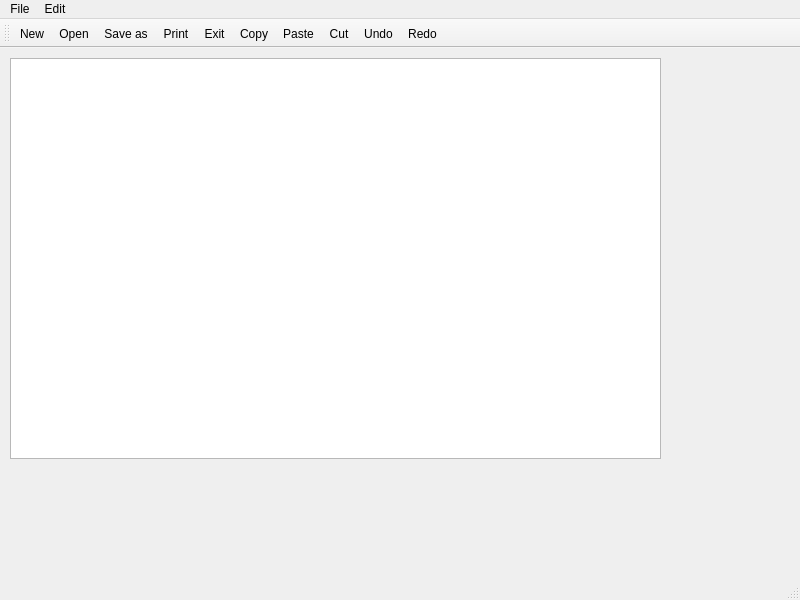
<?xml version="1.0" encoding="UTF-8"?>
<ui version="4.0">
 <class>MainWindow</class>
 <widget class="QMainWindow" name="MainWindow">
  <property name="geometry">
   <rect>
    <x>0</x>
    <y>0</y>
    <width>800</width>
    <height>600</height>
   </rect>
  </property>
  <property name="windowTitle">
   <string>MainWindow</string>
  </property>
  <widget class="QWidget" name="centralwidget">
   <widget class="QTextEdit" name="textEdit">
    <property name="geometry">
     <rect>
      <x>10</x>
      <y>10</y>
      <width>651</width>
      <height>401</height>
     </rect>
    </property>
    <property name="html">
     <string>&lt;!DOCTYPE HTML PUBLIC &quot;-//W3C//DTD HTML 4.0//EN&quot; &quot;http://www.w3.org/TR/REC-html40/strict.dtd&quot;&gt;
&lt;html&gt;&lt;head&gt;&lt;meta name=&quot;qrichtext&quot; content=&quot;1&quot; /&gt;&lt;meta charset=&quot;utf-8&quot; /&gt;&lt;style type=&quot;text/css&quot;&gt;
p, li { white-space: pre-wrap; }
hr { height: 1px; border-width: 0; }
li.unchecked::marker { content: &quot;\2610&quot;; }
li.checked::marker { content: &quot;\2612&quot;; }
&lt;/style&gt;&lt;/head&gt;&lt;body style=&quot; font-family:'.AppleSystemUIFont'; font-size:13pt; font-weight:400; font-style:normal;&quot;&gt;
&lt;p style=&quot;-qt-paragraph-type:empty; margin-top:0px; margin-bottom:0px; margin-left:0px; margin-right:0px; -qt-block-indent:0; text-indent:0px;&quot;&gt;&lt;br /&gt;&lt;/p&gt;&lt;/body&gt;&lt;/html&gt;</string>
    </property>
   </widget>
  </widget>
  <widget class="QMenuBar" name="menubar">
   <property name="geometry">
    <rect>
     <x>0</x>
     <y>0</y>
     <width>800</width>
     <height>22</height>
    </rect>
   </property>
   <widget class="QMenu" name="menuFile">
    <property name="title">
     <string>File</string>
    </property>
    <addaction name="actionNew"/>
    <addaction name="actionOpen"/>
    <addaction name="actionSave_as"/>
    <addaction name="actionPrint"/>
    <addaction name="actionExit"/>
   </widget>
   <widget class="QMenu" name="menuEdit">
    <property name="title">
     <string>Edit</string>
    </property>
    <addaction name="actionCopy"/>
    <addaction name="actionPaste"/>
    <addaction name="actionCut"/>
    <addaction name="actionRedo"/>
    <addaction name="actionRedo_2"/>
   </widget>
   <addaction name="menuFile"/>
   <addaction name="menuEdit"/>
  </widget>
  <widget class="QStatusBar" name="statusbar"/>
  <widget class="QToolBar" name="toolBar">
   <property name="windowTitle">
    <string>toolBar</string>
   </property>
   <attribute name="toolBarArea">
    <enum>TopToolBarArea</enum>
   </attribute>
   <attribute name="toolBarBreak">
    <bool>false</bool>
   </attribute>
   <addaction name="actionNew"/>
   <addaction name="actionOpen"/>
   <addaction name="actionSave_as"/>
   <addaction name="actionPrint"/>
   <addaction name="actionExit"/>
   <addaction name="actionCopy"/>
   <addaction name="actionPaste"/>
   <addaction name="actionCut"/>
   <addaction name="actionRedo"/>
   <addaction name="actionRedo_2"/>
  </widget>
  <action name="actionNew">
   <property name="icon">
    <iconset resource="Resources.qrc">
     <normaloff>:/Images/Icons1/new.png</normaloff>:/Images/Icons1/new.png</iconset>
   </property>
   <property name="text">
    <string>New</string>
   </property>
  </action>
  <action name="actionOpen">
   <property name="icon">
    <iconset resource="Resources.qrc">
     <normaloff>:/Images/Icons1/icons8-open-50.png</normaloff>:/Images/Icons1/icons8-open-50.png</iconset>
   </property>
   <property name="text">
    <string>Open</string>
   </property>
  </action>
  <action name="actionSave_as">
   <property name="icon">
    <iconset resource="Resources.qrc">
     <normaloff>:/Images/Icons1/icons8-save-as-50.png</normaloff>:/Images/Icons1/icons8-save-as-50.png</iconset>
   </property>
   <property name="text">
    <string>Save as</string>
   </property>
  </action>
  <action name="actionPrint">
   <property name="icon">
    <iconset resource="Resources.qrc">
     <normaloff>:/Images/Icons1/icons8-print-50.png</normaloff>:/Images/Icons1/icons8-print-50.png</iconset>
   </property>
   <property name="text">
    <string>Print </string>
   </property>
  </action>
  <action name="actionExit">
   <property name="icon">
    <iconset resource="Resources.qrc">
     <normaloff>:/Images/Icons1/icons8-exit-50.png</normaloff>:/Images/Icons1/icons8-exit-50.png</iconset>
   </property>
   <property name="text">
    <string>Exit</string>
   </property>
  </action>
  <action name="actionCopy">
   <property name="icon">
    <iconset resource="Resources.qrc">
     <normaloff>:/Images/Icons1/icons8-copy-30.png</normaloff>:/Images/Icons1/icons8-copy-30.png</iconset>
   </property>
   <property name="text">
    <string>Copy</string>
   </property>
  </action>
  <action name="actionPaste">
   <property name="icon">
    <iconset resource="Resources.qrc">
     <normaloff>:/Images/Icons1/icons8-paste-50.png</normaloff>:/Images/Icons1/icons8-paste-50.png</iconset>
   </property>
   <property name="text">
    <string>Paste </string>
   </property>
  </action>
  <action name="actionCut">
   <property name="icon">
    <iconset resource="Resources.qrc">
     <normaloff>:/Images/Icons1/icons8-cut-64.png</normaloff>:/Images/Icons1/icons8-cut-64.png</iconset>
   </property>
   <property name="text">
    <string>Cut</string>
   </property>
  </action>
  <action name="actionRedo">
   <property name="icon">
    <iconset resource="Resources.qrc">
     <normaloff>:/Images/Icons1/icons8-undo-50.png</normaloff>:/Images/Icons1/icons8-undo-50.png</iconset>
   </property>
   <property name="text">
    <string>Undo</string>
   </property>
  </action>
  <action name="actionRedo_2">
   <property name="icon">
    <iconset resource="Resources.qrc">
     <normaloff>:/Images/Icons1/icons8-redo-50.png</normaloff>
     <normalon>:/images2/icons8-undo-50.png</normalon>:/Images/Icons1/icons8-redo-50.png</iconset>
   </property>
   <property name="text">
    <string>Redo</string>
   </property>
  </action>
 </widget>
 <resources>
  <include location="Resources.qrc"/>
 </resources>
 <connections/>
</ui>
